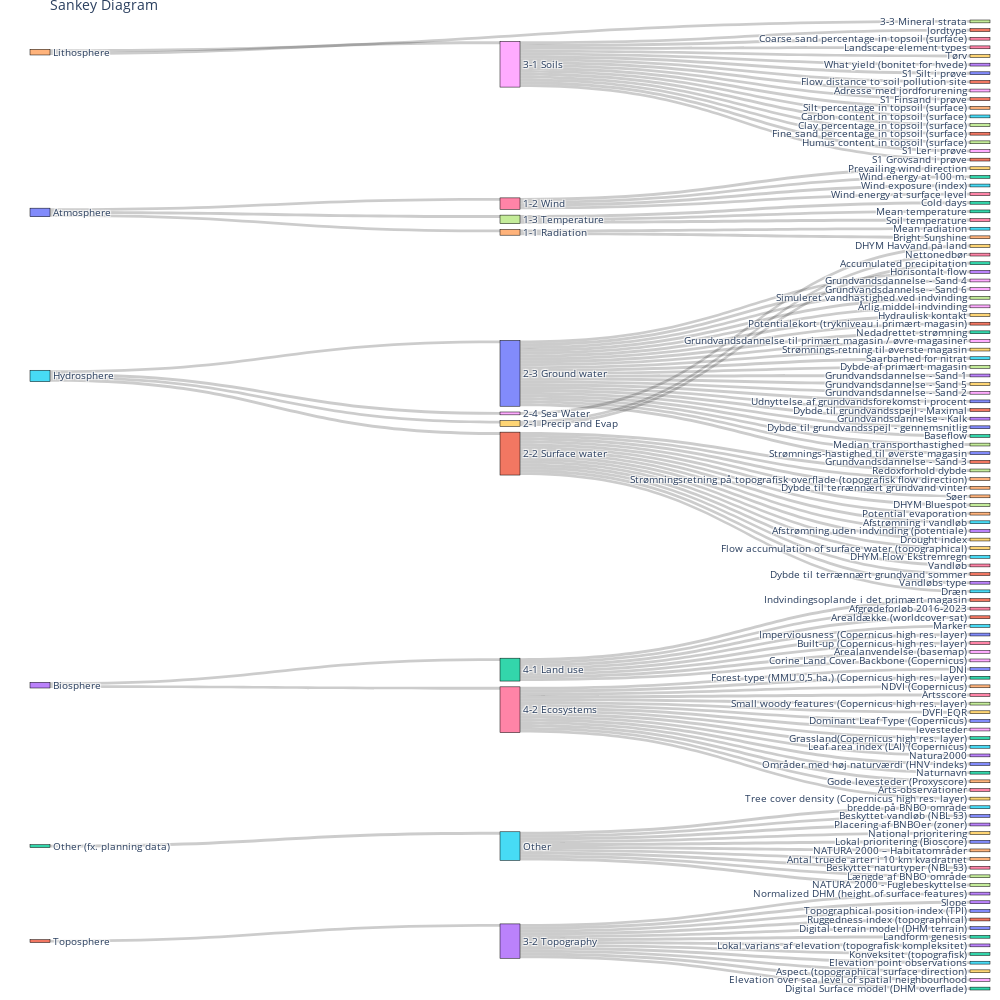

The notebook cell this image was saved under:
### Code cell
# Example usage
# Assuming tables is a list of Table instances that have already fetched data and generated labels and relationships
label_to_index = {}
node_labels = []
source_indices = []
target_indices = []
values = []
create_sankey_diagram(tables)

### Figure 1 — Plotly figure (JSON) as saved in the notebook; plotly's stock layout.template omitted (floating-point values rounded to 4 significant figures; data arrays with more than 128 entries replaced by an {"elided": "..."} marker saying what was removed)
{"data": [{"link": {"source": [0, 0, 0, 1, 2, 3, 3, 4, 4, 5, 5, 5, 5, 6, 6, 6, 6, 6, 6, 6, 6, 6, 6, 6, 6, 6, 6, 6, 6, 7, 7, 7, 8, 8, 8, 8, 8, 8, 8, 8, 8, 8, 8, 8, 8, 8, 8, 8, 9, 9, 10, 10, 10, 10, 10, 10, 10, 10, 10, 10, 10, 10, 10, 10, 10, 10, 10, 10, 10, 10, 10, 10, 10, 11, 11, 11, 11, 11, 11, 11, 11, 11, 11, 11, 11, 11, 11, 11, 12, 12, 12, 12, 12, 12, 12, 12, 13, 13, 13, 13, 13, 13, 13, 13, 13, 13, 13, 13, 14, 14, 15, 15, 15, 15, 15, 15, 15, 15, 15, 15, 16, 16, 16, 16, 18], "target": [14, 16, 7, 13, 15, 12, 6, 8, 17, 9, 11, 10, 18, 126, 58, 36, 113, 20, 39, 122, 120, 124, 40, 95, 24, 129, 82, 37, 22, 52, 42, 96, 70, 41, 108, 81, 111, 59, 56, 78, 87, 84, 46, 91, 85, 63, 97, 71, 66, 72, 127, 48, 100, 62, 49, 112, 110, 47, 69, 130, 77, 68, 23, 103, 83, 98, 131, 28, 89, 38, 101, 75, 51, 123, 116, 54, 65, 125, 34, 57, 109, 115, 44, 121, 99, 64, 73, 27, 45, 88, 26, 31, 118, 86, 50, 21, 60, 93, 102, 61, 119, 53, 128, 132, 80, 105, 92, 33, 55, 74, 107, 25, 79, 43, 106, 30, 104, 94, 117, 90, 35, 76, 32, 19, 29], "value": [1, 1, 1, 1, 1, 1, 1, 1, 1, 1, 1, 1, 1, 1, 1, 1, 1, 1, 1, 1, 1, 1, 1, 1, 1, 1, 1, 1, 1, 1, 1, 1, 1, 1, 1, 1, 1, 1, 1, 1, 1, 1, 1, 1, 1, 1, 1, 1, 1, 1, 1, 1, 1, 1, 1, 1, 1, 1, 1, 1, 1, 1, 1, 1, 1, 1, 1, 1, 1, 1, 1, 1, 1, 1, 1, 1, 1, 1, 1, 1, 1, 1, 1, 1, 1, 1, 1, 1, 1, 1, 1, 1, 1, 1, 1, 1, 1, 1, 1, 1, 1, 1, 1, 1, 1, 1, 1, 1, 1, 1, 1, 1, 1, 1, 1, 1, 1, 1, 1, 1, 1, 1, 1, 1, 1]}, "node": {"groups": [], "label": {"elided": "133 str values"}, "line": {"color": "black", "width": 0.5}, "pad": 15, "thickness": 20, "x": [], "y": []}, "selectedpoints": [0, 5], "type": "sankey"}], "layout": {"autosize": false, "dragmode": "select", "font": {"size": 10}, "height": 1000, "margin": {"b": 10, "l": 30, "pad": 4, "r": 10, "t": 20}, "paper_bgcolor": "white", "title": {"text": "Sankey Diagram"}, "width": 1000}}
